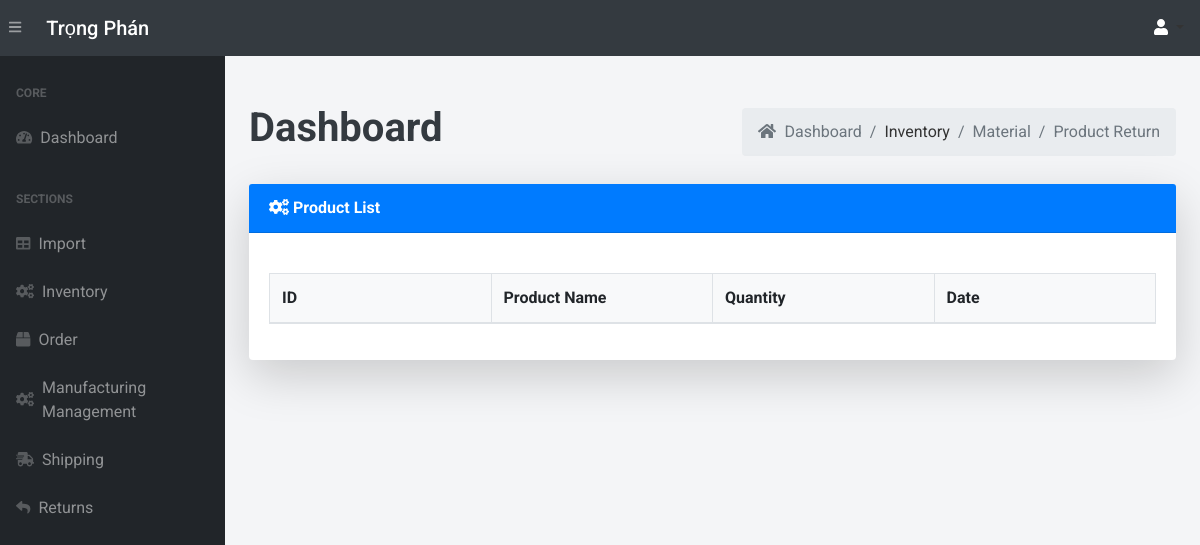
Page /inventorypro/ (signed in) on the earlier database version.
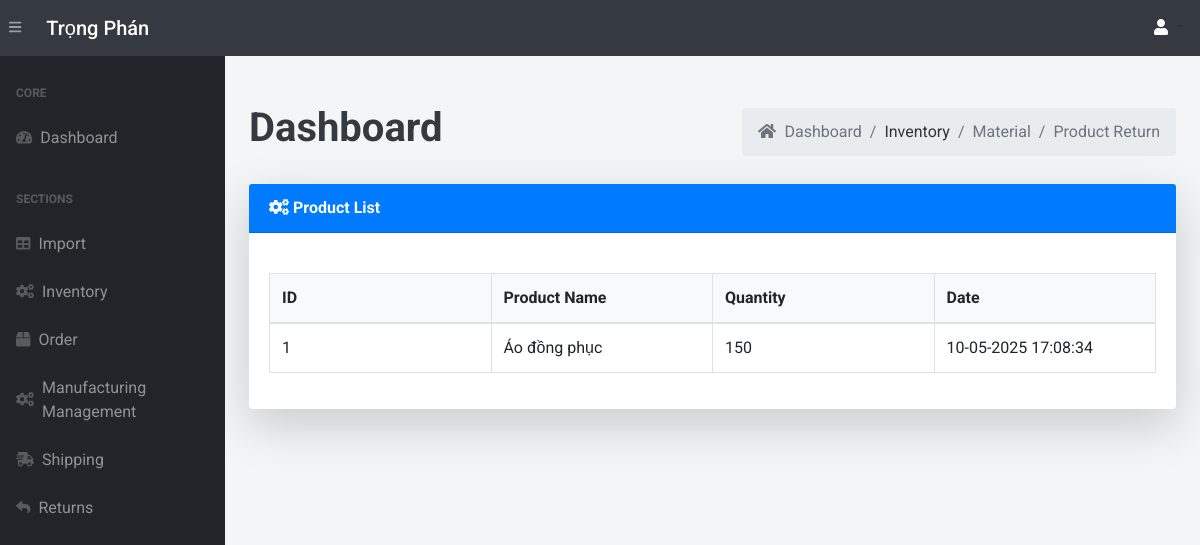
Same page on the later database version.
### app.py (models this page shows, shortened)
class InventoryProduct(db.Model):
    __tablename__ = 'inventorypro'
    id = db.Column(db.Integer, primary_key=True)  # Unique ID for the inventory record
    product_name = db.Column(db.String(255), nullable=False)  # Name of the product
    quantity = db.Column(db.Integer, nullable=False, default=0)  # Quantity of the product in stock
    date = db.Column(db.DateTime, default=vietnam_now)  # Date of transaction

### app.py (the view)
@app.route('/inventorypro/')
@login_required
def view_inventorypro():
    inventorypro = InventoryProduct.query.all()
    return render_template("inventoryPro.html", inventorypro=inventorypro )

### app.py (called while the page is built, shortened)
@login_manager.user_loader
def load_user(user_id):
    return User.query.get(int(user_id))

def add_monthly_data():
    current_year = datetime.now().year
    months = [f"{current_year}-{str(month).zfill(2)}" for month in range(1, 4)]  # Tháng 1 đến tháng 6
    for month in months:
        existing_month_data = db.session.query(Order).filter(Order.order_date.like(f'{month}%')).first()
    db.session.commit()

@app.before_request
def initialize_data():
    add_monthly_data()

### templates/inventoryPro.html (shortened to what this page needs)
{% extends 'base.html' %}
{% block content %}
<main>
    <div class="container-fluid mt-5">
        <div class="d-flex justify-content-between align-items-center mb-4">
            <h1 class="text-dark font-weight-bold">Dashboard</h1>
            <ol class="breadcrumb mb-0">
                <li class="breadcrumb-item"><a href="/dashboard" class="text-decoration-none text-muted"><i class="fas fa-home mr-1"></i> Dashboard</a></li>
                <li class="breadcrumb-item">Inventory</li>
                <li class="breadcrumb-item"><a href="/inventory/" class="text-decoration-none text-muted">Material</a></li>
                <li class="breadcrumb-item"><a href="/inventorypro/" class="text-decoration-none text-muted">Product Return</a></li>
            </ol>
        </div>
        <div class="card shadow-lg border-0 mb-4">
            <div class="card-header bg-primary text-white font-weight-bold">
                <i class="fas fa-cogs"></i> Product List
            </div>
            <div class="card-body">
                <table class="table table-bordered table-hover" id="dataTable" width="100%" cellspacing="0" style="table-layout: fixed;">
                    <thead class="bg-light">
                        <tr>
                            <th>ID</th>
                            <th>Product Name</th>
                            <th>Quantity</th>
                            <th>Date</th>
                        </tr>
                    </thead>
                    <tbody>
                        {% for item in inventorypro %}
                            <tr>
                                <td>{{item.id}}</td>
                                <td>{{ item.product_name }}</td>
                                <td>{{ item.quantity }} </td>
                                <td>{{ item.date.strftime('%d-%m-%Y %H:%M:%S') }}</td>
                            </tr>
                        {% endfor %}
                    </tbody>
                </table>
            </div>
        </div>
    </div>
</main>
{% endblock %}

Differences in the rows shown:
added InventoryProduct: id "1", product_name "Áo đồng phục", quantity "150", date "10-05-2025 17:08:34"
